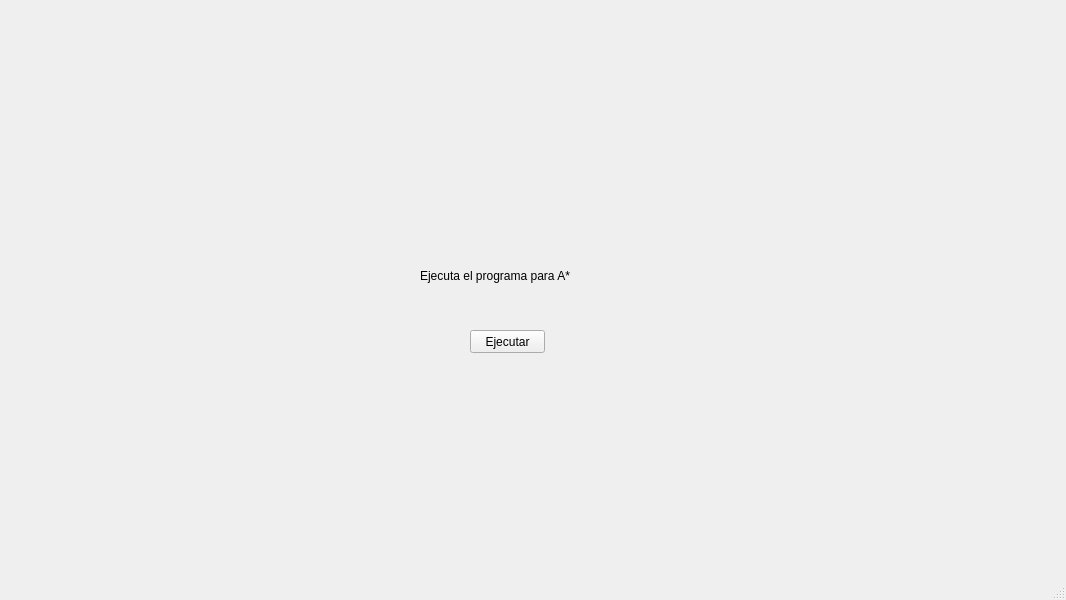
<?xml version="1.0" encoding="UTF-8"?>
<ui version="4.0">
 <class>MainWindow</class>
 <widget class="QMainWindow" name="MainWindow">
  <property name="geometry">
   <rect>
    <x>0</x>
    <y>0</y>
    <width>1066</width>
    <height>600</height>
   </rect>
  </property>
  <property name="windowTitle">
   <string>MainWindow</string>
  </property>
  <widget class="QWidget" name="centralwidget">
   <widget class="QPushButton" name="pushButton">
    <property name="geometry">
     <rect>
      <x>470</x>
      <y>330</y>
      <width>75</width>
      <height>23</height>
     </rect>
    </property>
    <property name="text">
     <string>Ejecutar</string>
    </property>
   </widget>
   <widget class="QLabel" name="label">
    <property name="geometry">
     <rect>
      <x>420</x>
      <y>240</y>
      <width>231</width>
      <height>71</height>
     </rect>
    </property>
    <property name="text">
     <string>Ejecuta el programa para A*</string>
    </property>
   </widget>
  </widget>
  <widget class="QMenuBar" name="menubar">
   <property name="geometry">
    <rect>
     <x>0</x>
     <y>0</y>
     <width>1066</width>
     <height>21</height>
    </rect>
   </property>
  </widget>
  <widget class="QStatusBar" name="statusbar"/>
 </widget>
 <resources/>
 <connections/>
</ui>
